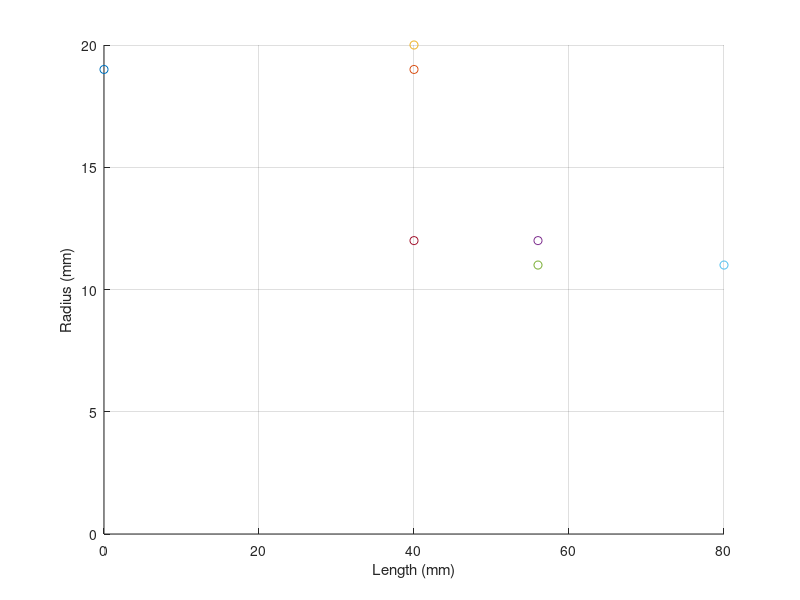
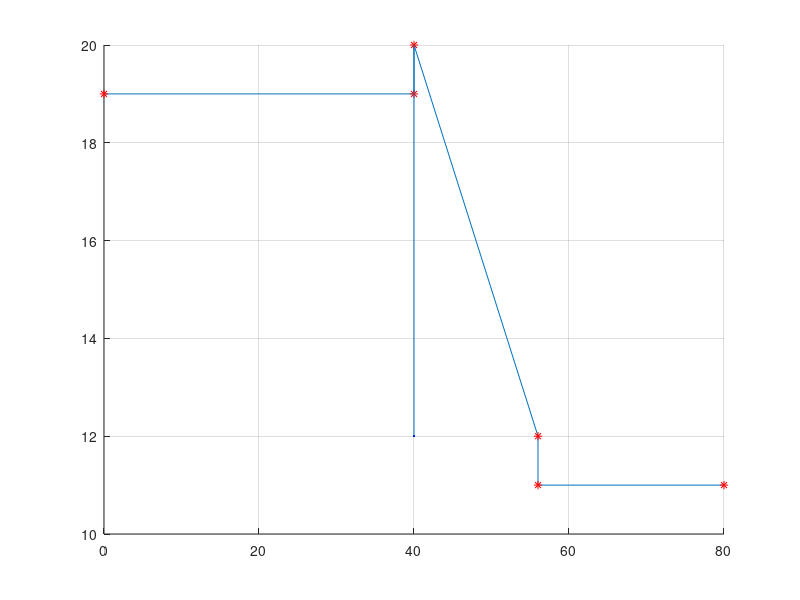

MATLAB code for these plots, in order: (Note: this script raises an error after producing the figures.)
%% Bodytube Transitions
%  
%  TODO
% * Fix comments and documentation. 
% 
%  Created by Andrew Smelser
%  Created on 03-18-2022
%  Updated on 08-01-2022
clear,clc,close all
format compact

%{
alpha = Aft diameter, outside, mm
      = Equals inner diameter of aft airframe

beta = aft transition outer diameter, mm
     = equals outer diameter of aft airframe

gamma = fore transition outer diameter, mm
      = equals outer diameter of fore airframe

delta = fore diameter, outside, mm
      = equals inner diameter of fore airframe

epsilon_1 = aft shoulder length, mm
epsilon_2 = transition length, mm
epsilon_3 = fore shoulder length, mm
theta = transition angle, degrees
tau_1 = beta - alpha
tau_2 = gamma - delta
k = wall thickness, mm

A: (0, alpha)
B: (epsilon_1, alpha)
C: (epsilon_1, beta)
D: (epsilon_1 + epsilon_2, gamma)
E: (epsilon_1 + epsilon_2, delta)
F: (epsilon_1 + epsilon_2 + epsilon_3, delta)
G: (epsilon_1, alpha - gamma)
%}

%% Test Case 1
alpha = 38;  % mm
beta = 40;  % mm
gamma = 24;  % mm
delta = 22;  % mm
epsilon_1 = 40;  % mm
epsilon_3 = 24;  % mm
theta = 45;  % degrees
% epsilon_2 = [];  % mm

eps_2 = @(theta, beta, gamma) (beta - gamma)/tand(theta);  % calculate epsilon_2, mm
epsilon_2 = eps_2(theta, beta, gamma);

%% Convert diamters to radii
alpha = alpha / 2;
beta = beta / 2;
gamma = gamma / 2;
delta = delta / 2;

%% Plot the Test Case
A = [0, alpha];
B = [epsilon_1, alpha];
C = [epsilon_1, beta];
D = [epsilon_1 + epsilon_2, gamma];
E = [epsilon_1 + epsilon_2, delta];
F = [epsilon_1 + epsilon_2  + epsilon_3, delta];
G = [epsilon_1, alpha - gamma];

figure(1)
hold on
grid on

plot_A = scatter(0, alpha);
plot_B = scatter(epsilon_1, alpha);
plot_C = scatter(epsilon_1, beta);
plot_D = scatter(epsilon_1 + epsilon_2, gamma);
plot_E = scatter(epsilon_1 + epsilon_2, delta);
plot_F = scatter(epsilon_1 + epsilon_2  + epsilon_3, delta);
plot_G = scatter(epsilon_1, gamma);

xlabel('Length (mm)');
ylabel('Radius (mm)');

x0 = 0;
x1 = epsilon_1+epsilon_2+epsilon_3;
y0 = 0;
y1 = beta;
% axis('equal')
axis([x0, x1, y0, y1])
hold off

%% Plot the Test Case with Line Primitives

figure1 = figure;
axes1 = axes('Parent', figure1);
hold(axes1,'on');
grid(axes1,'on');

AB = line([0, epsilon_1], [alpha, alpha]);
BC = line([epsilon_1, epsilon_1], [alpha, beta]);
CD = line([epsilon_1, epsilon_1 + epsilon_2], [beta, gamma]);
DE = line([epsilon_1 + epsilon_2, epsilon_1 + epsilon_2], [gamma, delta]);
EF = line([epsilon_1 + epsilon_2, epsilon_1 + epsilon_2 + epsilon_3], [delta, delta]);

% Show point markers
A = plot(0, alpha, 'r*');
B = plot(epsilon_1, alpha, 'r*');
C = plot(epsilon_1, beta, 'r*');
D = plot(epsilon_1 + epsilon_2, gamma, 'r*');
E = plot(epsilon_1 + epsilon_2, delta, 'r*');
F = plot(epsilon_1 + epsilon_2  + epsilon_3, delta, 'r*');
G = plot(epsilon_1, gamma, 'b.');

% Show triangle CGD
CG = line([epsilon_1, epsilon_1], [beta, gamma]);
CG.Color = 'Blue';
CG.LineStyle = '--';
GD = line([epsilon_1, epsilon_1+epsilon_2], [gamma, gamma]);
GD.Color = 'Blue';
GD.LineStyle = '--';
CD.Color = 'Blue';

xlabel('Length (mm)')
ylabel('Radius (mm)')

% % Annotations
% x.A = [0.151190476190476, 0.131547619047619]; 
% y.A = [0.705075533661741, 0.752052545155993];
% x.B = [0.494642857142857, 0.514285714285715]; 
% y.B = [0.71264367816092, 0.749410509031198];
% x.D = [0.697619047619048, 0.674404761904764]; 
% y.D = [0.597701149425287, 0.57699671592775];
% x.C = [0.554761904761905, 0.520238095238096]; 
% y.C = [0.763546798029557, 0.784893267651888];
% x.E = [0.651785714285714, 0.668452380952381]; 
% y.E = [0.51788341543514, 0.540229885057471];
% x.F = [0.886904761904762, 0.901785714285715]; 
% y.F = [0.579638752052545, 0.548440065681445];
% set(axes1,'DataAspectRatio',[1 1 1],'PlotBoxAspectRatio',[40 10 1]);
% 
% annotation(figure1,'textarrow',x.A, y.A,'String',{'A'});
% annotation(figure1,'textarrow',x.B, y.B,'String',{'B'});
% annotation(figure1,'textarrow',x.C, y.C,'String',{'C'});
% annotation(figure1,'textarrow',x.D, y.D,'String',{'D'});
% annotation(figure1,'textarrow',x.E, y.E,'String',{'E'});
% annotation(figure1,'textarrow',x.F, y.F,'String',{'F'});

axis('equal')
axis([x0, x1, y0, y1])
hold off
